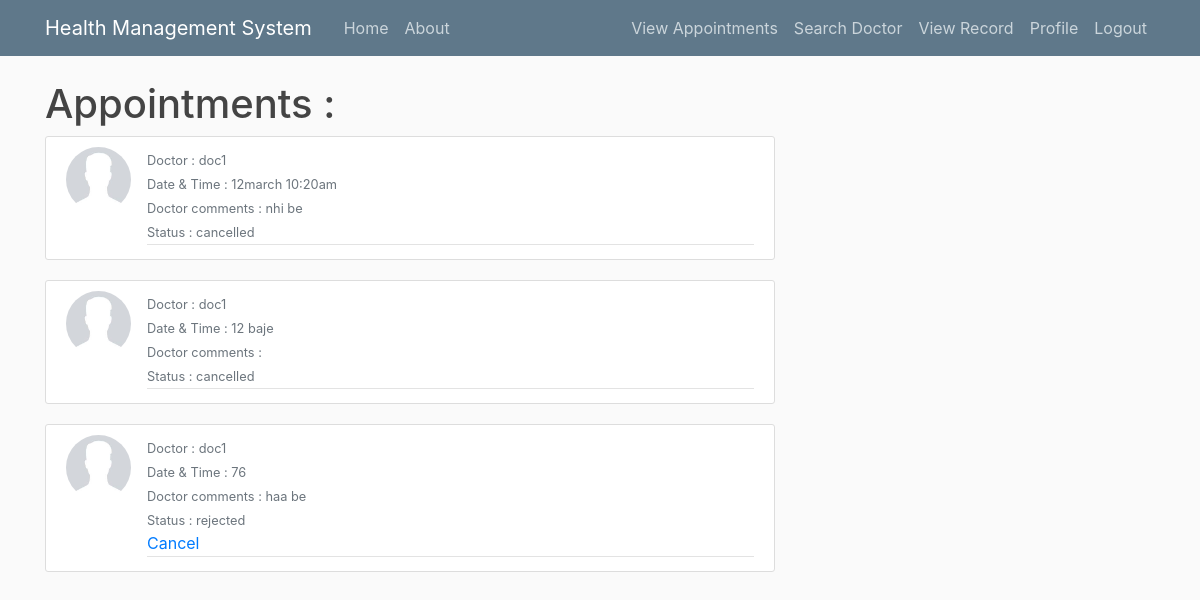
Screenshot of /appointment/view/ (signed in) with the database file from the repository.
### appointment/models.py (models this page shows, shortened)
class appointment(models.Model):
    doc = models.ForeignKey(User,null=True, on_delete=models.CASCADE,related_name="ap1")
    pat = models.ForeignKey(User,null=True, on_delete=models.CASCADE,related_name="ap2")
    date_time = models.CharField(max_length = 100)
    status = models.CharField(max_length = 20 ,default='pending',choices=status_choices)
    doc_cmts = models.CharField(max_length=150,blank=True)

### accounts/models.py (models this page shows, shortened)
class Doctor(models.Model):
    name = models.CharField(max_length = 100)
    phone = PhoneField(blank=True, help_text='Contact phone number') #update
    adhaar_num = models.CharField(max_length=20,blank=True)
    blood_group = models.CharField(max_length = 4 ,blank=True,choices=blood_grp_choices)
    age = models.IntegerField(null=True)
    gender = models.CharField(max_length = 1,blank=True,choices = gender_choices)
    locality = models.CharField(max_length=50) #update
    home_address = models.CharField(max_length=150,blank=True) #update
    work_address = models.CharField(max_length=150,blank=True) #update
    specialization = models.CharField(max_length=100)
    specialization_proof = models.FileField(blank=True)
    image = models.ImageField(default='def_M.jpg', upload_to = 'profile_pics')
    patient_records = models.ManyToManyField(record,related_name="p1")
    user = models.OneToOneField(User,on_delete=models.CASCADE)
    appointments = models.ManyToManyField(appointment,related_name="app_doc")

### appointment/views.py (the view)
# urls.py: path('view/',views.view_appointment,name="view-appointment"),
@login_required(login_url = '/login/')
def view_appointment(request):
    if request.user.profile.type == 'P':
        a1 = request.user.patient.appointments.all()
        return render(request,'appointment/view_appointments_pat.html',{'a1':a1})
    else:
        a1 = request.user.doctor.appointments.all()
        return render(request,'appointment/view_appointments_doc.html',{'a1':a1})

### appointment/templates/appointment/view_appointments_pat.html
{%extends "base_layout.html" %}
{%block content%}
    <h1>Appointments :</h1>
    {% for ap in a1 %}
    <article class="media content-section">
    <img class = "rounded-circle article-img"src = "{{ ap.doc.doctor.image.url }}">
    <div class="media-body">
      <div class="article-metadata">
        <small class="text-muted">Doctor : {{ ap.doc.doctor.name }}</br></small>
        <small class="text-muted">Date & Time : {{ ap.date_time }}</br></small>
        <small class="text-muted">Doctor comments : {{ ap.doc_cmts }}</br></small>
        <small class="text-muted">Status : {{ ap.status }}</br></small>
        {% if ap.status != 'cancelled' %}
            <a href="{% url 'appointment:cancel-appointment' ap.id %}">Cancel</a>
        {% endif %}
      </div>
    </div>
    </article>
  {% endfor %}
{%endblock content%}

### assets/styles.css (style rules this page uses)
body { background: #fafafa; color: #333333; margin-top: 5rem; }
h1, h2, h3, h4, h5, h6 { color: #444444; }
.content-section { background: #ffffff; padding: 10px 20px; border: 1px solid #dddddd; border-radius: 3px; margin-bottom: 20px; }
.article-img { height: 65px; width: 65px; margin-right: 16px; }
.article-metadata { padding-bottom: 1px; margin-bottom: 4px; border-bottom: 1px solid #e3e3e3 }

### rows the page displays
appointment: doc.doctor.image (picture), doc.doctor.name "doc1", date_time "12march 10:20am", doc_cmts "nhi be", status "cancelled"
appointment: doc.doctor.image (picture), doc.doctor.name "doc1", date_time "12 baje", status "cancelled"
appointment: doc.doctor.image (picture), doc.doctor.name "doc1", date_time "76", doc_cmts "haa be", status "rejected", shows "Cancel"
